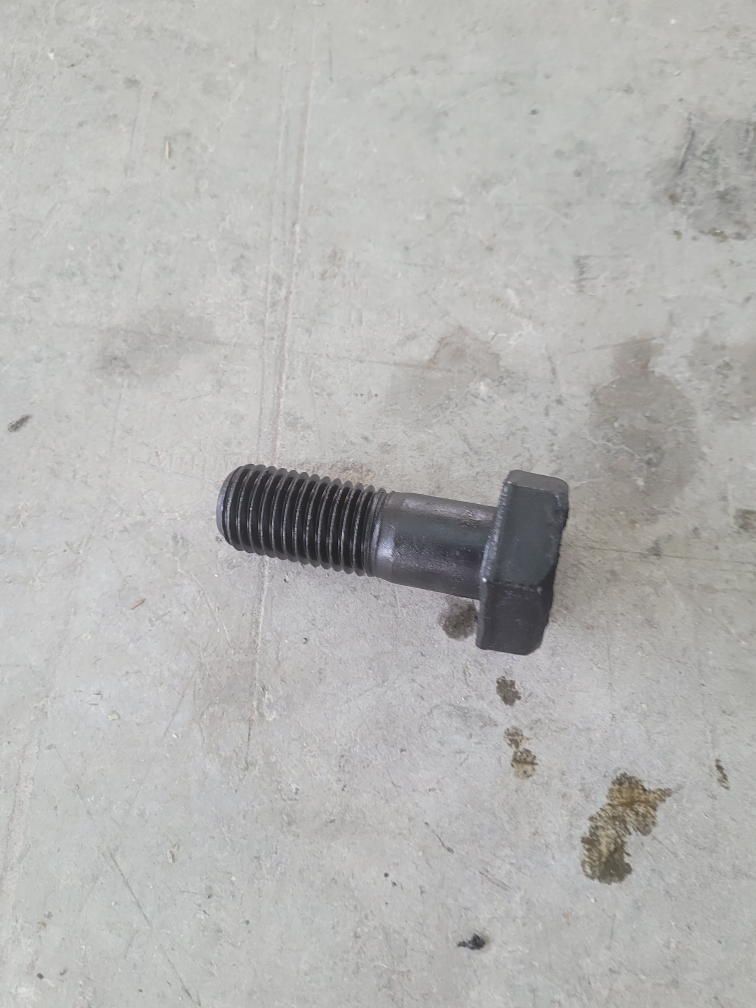
#> input picture dataset/threaded/20240613_120548.jpg, 3024 x 4032 px (shown at 1/4 size); its folder holds only this picture in this run
$ python step3_noise_analysis.py
#> lines starting #> are read from the running program, lines starting #| are printed output that depends on the picture; after the words box and inside, x2 and y2 are one past the last pixel; in counts of white or black regions, pixels touching at a corner belong together
import numpy as np
import matplotlib.pyplot as plt
from PIL import Image
import os


def load_image(path, target_size=256):
#> called with path = 'dataset/threaded/20240613_120548.jpg', target_size = 256
    img = Image.open(path).convert("L")
    img = img.resize((target_size, target_size))
#> img: PIL image 256x256 L
    return np.array(img, dtype=np.float64) / 255.0
#> call 2 of load_image, with path = 'dataset/threadless/20240613_110533.jpg', target_size = 256
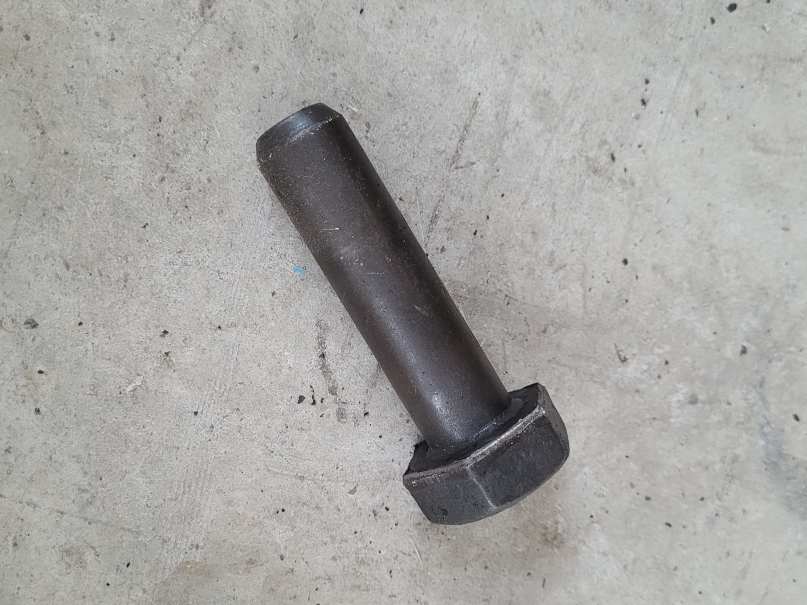
#> input picture dataset/threadless/20240613_110533.jpg, 1613 x 1210 px (shown at 1/2 size)
#> in load_image (call 2), `img = img.resize((target_size, target_size))`:
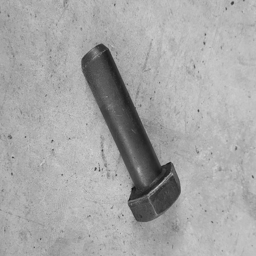
#> img: PIL image 256x256 L; min 17, max 209, mean 166


def compute_2d_fft(image):
    return np.fft.fftshift(np.fft.fft2(image))


def zero_center_pixels(F_shifted, radius=5):
    F_filtered = F_shifted.copy()
    h, w = F_filtered.shape
    cy, cx = h // 2, w // 2
    Y, X = np.mgrid[:h, :w]
    mask = ((X - cx)**2 + (Y - cy)**2) <= radius**2
    F_filtered[mask] = 0
    return F_filtered


def predictor(image, radius=5):
    F = compute_2d_fft(image)
    F_filtered = zero_center_pixels(F, radius=radius)
    return np.mean(np.abs(F_filtered)**2)


def get_image_files(data_dir, cat):
    cat_dir = os.path.join(data_dir, cat)
    exts = (".png", ".jpg", ".jpeg", ".bmp")
    return sorted([f for f in os.listdir(cat_dir) if f.lower().endswith(exts)])


def compute_threshold(images, labels, radius=5):
#> called with radius = 5
    energies_threaded = []
    energies_unthreaded = []
    for img, label in zip(images, labels):
        energy = predictor(img, radius=radius)
        if label == 1:
            energies_threaded.append(energy)
        else:
            energies_unthreaded.append(energy)
#> this loop made 2 passes
#> (label, energy) on passes 1 to 2: (1, 194.9), (0, 233.9)
#> pass 1, in zero_center_pixels, `Y, X = np.mgrid[:h, :w]`:
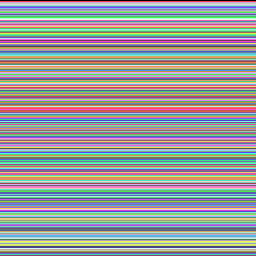
#> Y: shape (256, 256) int64; 256 distinct labels, from 0 to 255; one colour per label, 0 black
#> pass 1, in zero_center_pixels, `Y, X = np.mgrid[:h, :w]`:
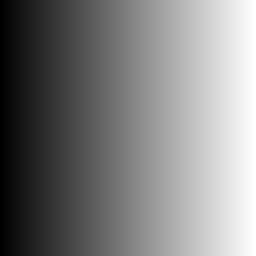
#> X: shape (256, 256) int64; min 0, max 255, mean 127.5
#> pass 1, in zero_center_pixels, `mask = ((X - cx)**2 + (Y - cy)**2) <= radius**2`:
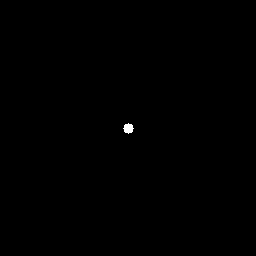
#> mask: shape (256, 256) bool; 0.12% white; 1 white region, box (x1, y1, x2, y2) and area: (123, 123, 134, 134) 81
#> after the loop, energies_threaded = [194.9]; energies_unthreaded = [233.9]
    return (np.mean(energies_threaded) + np.mean(energies_unthreaded)) / 2


def compute_accuracy(images, labels, n, threshold, radius=5):
    correct = 0
    for img, label in zip(images, labels):
        noisy_img = img + np.random.normal(0, n, img.shape)
        noisy_img = np.clip(noisy_img, 0, 1)
        energy = predictor(noisy_img, radius=radius)
        predicted = 1 if energy > threshold else 0
        if predicted == label:
            correct += 1
    return correct / len(images)


def main():
    base_dir = os.path.dirname(__file__)
    project_dir = os.path.dirname(base_dir)
    data_dir = os.path.join(project_dir, "dataset")
    output_dir = os.path.join(project_dir, "figures")

    print("=== Part 1, Step 3: Noise Robustness Analysis ===\n")
    print("  All images resized to 256x256 (fixed size for comparable FFT energy)\n")

    all_images = []
    all_labels = []
    for f in get_image_files(data_dir, "threaded"):
        all_images.append(load_image(os.path.join(data_dir, "threaded", f)))
        all_labels.append(1)
    for f in get_image_files(data_dir, "threadless"):
        all_images.append(load_image(os.path.join(data_dir, "threadless", f)))
        all_labels.append(0)

    threshold = compute_threshold(all_images, all_labels)
#> threshold = 214.4
    print(f"Computed threshold from clean images: {threshold:.2f}\n")
#| Computed threshold from clean images: 214.40

    n_values = [0, 0.01, 0.02, 0.05, 0.1, 0.2, 0.5, 1.0, 2.0, 5.0, 10.0, 50.0, 100.0, 500.0, 1000.0, 5000.0, 10000.0, 100000.0, 1000000.0]
    accuracies = []

    print("Testing accuracy at various noise levels...")
    for n in n_values:
        np.random.seed(42)
        acc = compute_accuracy(all_images, all_labels, n, threshold)
        accuracies.append(acc * 100)
        print(f"  n = {n:8.2f} -> accuracy = {acc*100:5.1f}%")
#> this loop made 19 passes
#> acc on passes 1 to 12: 0, 0, 0.5, 0.5, 0.5, 0.5, 0.5, 0.5, 0.5, 0.5, 0.5, 0.5
#|   n =     0.00 -> accuracy =   0.0%
#|   n =     0.01 -> accuracy =   0.0%
#|   n =     0.02 -> accuracy =  50.0%
#|   n =     0.05 -> accuracy =  50.0%
#|   n =     0.10 -> accuracy =  50.0%
#|   n =     0.20 -> accuracy =  50.0%
#|   n =     0.50 -> accuracy =  50.0%
#|   n =     1.00 -> accuracy =  50.0%
#> (further printed lines are left out)
#> after the loop, accuracies = [0, 0, 50, 50, 50, 50, 50, 50, 50, 50, 50, 50, 50, 50, 50, 50, 50, 50, 50]

    fig, ax = plt.subplots(figsize=(10, 6))
    ax.plot(n_values, accuracies, "bo-", linewidth=2, markersize=6)
    ax.set_xlabel("Noise Standard Deviation (n)", fontsize=12)
    ax.set_ylabel("Accuracy (%)", fontsize=12)
    ax.set_title("Detection Accuracy vs Gaussian Noise Level", fontsize=14)
    ax.set_xscale("log")
    ax.set_ylim([0, 105])
    ax.grid(True, alpha=0.3)
    ax.axhline(y=50, color="r", linestyle="--", alpha=0.5, label="Random Chance (50%)")
    ax.legend()
    plt.tight_layout()
    fig.savefig(os.path.join(output_dir, "accuracy_vs_noise.png"), dpi=150, bbox_inches="tight")
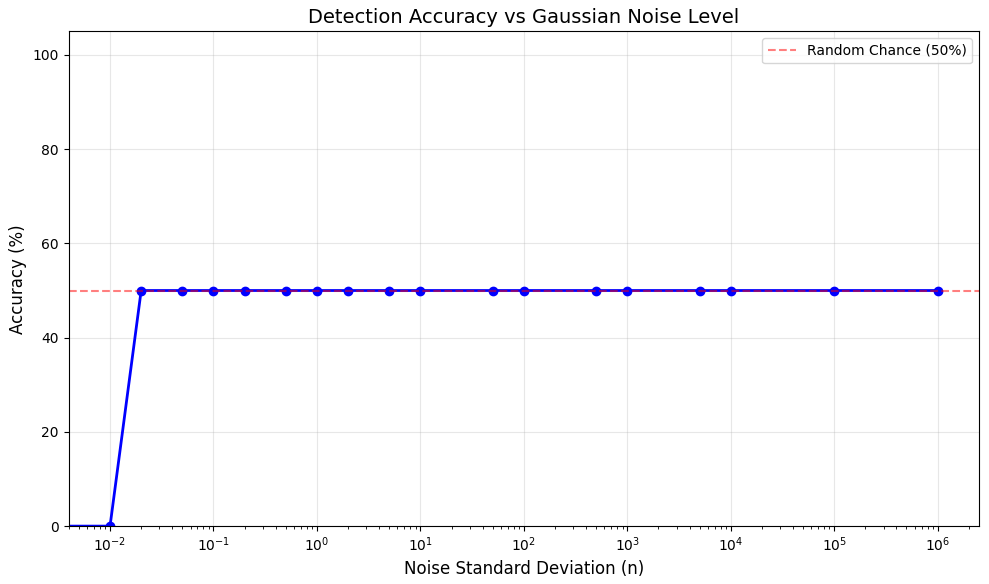
#> figure drawn by matplotlib, 1 panel; curve peaks at x = 0.02, y = 50
    plt.close(fig)
    print("\n  Saved accuracy_vs_noise.png")

    fig, axes = plt.subplots(2, 5, figsize=(20, 8))
    sample_indices = [0, len(get_image_files(data_dir, "threaded"))]
    sample_images = [all_images[i] for i in sample_indices]
#> sample_images = 2 items
    sample_labels = ["Threaded", "Unthreaded"]
    noise_examples = [0, 0.1, 1.0, 5.0, 50.0]

    for row, (img, label) in enumerate(zip(sample_images, sample_labels)):
        for col, n in enumerate(noise_examples):
            np.random.seed(42)
            noisy = img + np.random.normal(0, n, img.shape)
            noisy = np.clip(noisy, 0, 1)
            axes[row, col].imshow(noisy, cmap="gray", vmin=0, vmax=1)
            axes[row, col].set_title(f"{label}\nn={n}")
            axes[row, col].axis("off")
#> this loop made 2 passes
#> (row, label) on passes 1 to 2: (0, 'Threaded'), (1, 'Unthreaded')

    plt.suptitle("Noisy Bolt Images at Different Noise Levels", fontsize=14)
    plt.tight_layout()
    fig.savefig(os.path.join(output_dir, "noise_examples.png"), dpi=150, bbox_inches="tight")
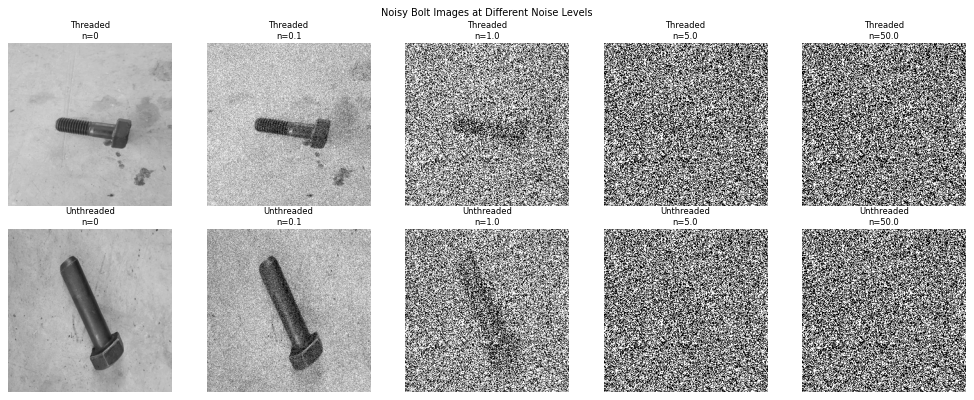
#> figure drawn by matplotlib, 10 panels
    plt.close(fig)
    print("  Saved noise_examples.png")

    print("\nDone! Figures saved to figures/")


if __name__ == "__main__":
    main()
